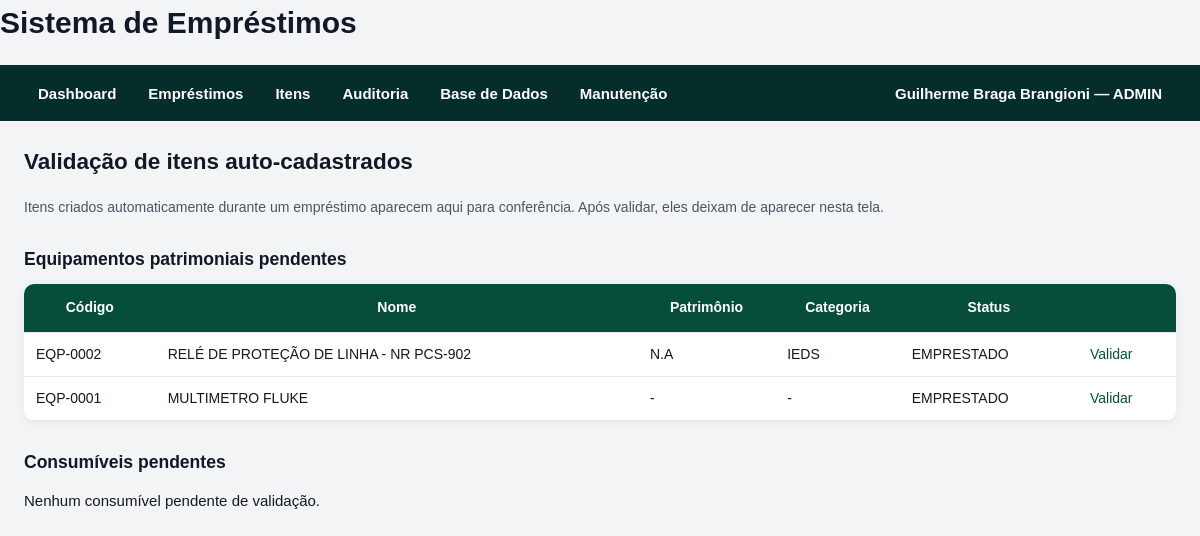
Page /validacao/ (signed in) on the earlier database version.
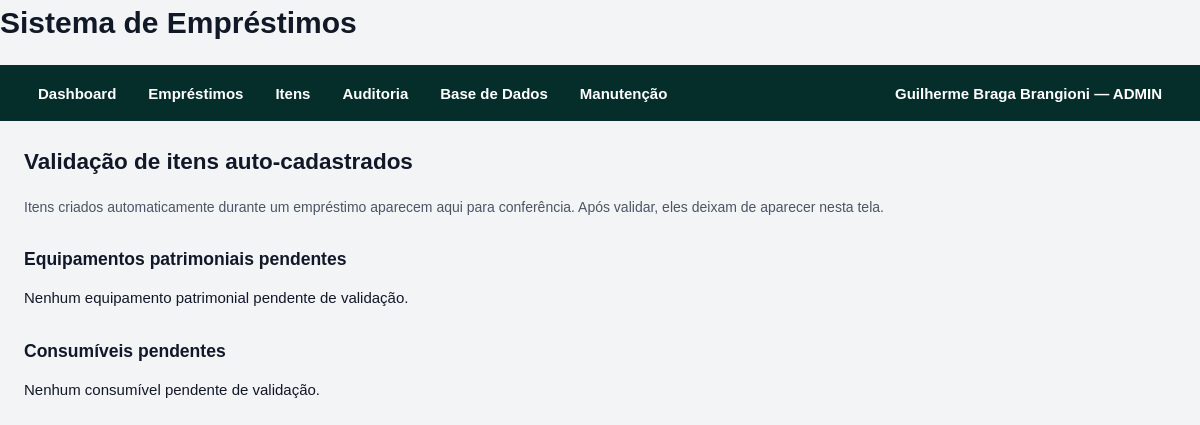
Same page on the later database version.
### models/system_user.py (models this page shows, shortened)
class SystemUser(db.Model):
    __tablename__ = "system_users"
    id = db.Column(db.Integer, primary_key=True)
    nome = db.Column(db.String(255), nullable=False)
    email = db.Column(db.String(255), nullable=False, unique=True, index=True)
    password_hash = db.Column(db.String(255), nullable=False)
    role = db.Column(db.String(50), nullable=False, default="CONSULTA")
    active = db.Column(db.Boolean, default=True)
    last_login_at = db.Column(db.DateTime)
    created_at = db.Column(db.DateTime, default=datetime.utcnow)
    updated_at = db.Column(
        db.DateTime,
        default=datetime.utcnow,
        onupdate=datetime.utcnow,
    )

### models/equipment.py (models this page shows)
class Equipment(db.Model):
    __tablename__ = "equipments"
    id = db.Column(db.Integer, primary_key=True)
    codigo_interno = db.Column(db.String(100), unique=True, index=True)
    nome = db.Column(db.String(255), nullable=False)
    nome_normalizado = db.Column(db.String(255), nullable=False, index=True)
    fabricante = db.Column(db.String(255))
    modelo = db.Column(db.String(255))
    tipo_equipamento = db.Column(db.String(255))
    patrimonio = db.Column(db.String(255), index=True)
    codigo_equipamento = db.Column(db.String(255), index=True)
    serial = db.Column(db.String(255), index=True)
    categoria = db.Column(db.String(255))
    status = db.Column(db.String(50), default="DISPONIVEL", index=True)
    status_planilha = db.Column(db.String(255))
    regional = db.Column(db.String(255))
    data_inventario = db.Column(db.DateTime)
    local_armazenagem = db.Column(db.String(255))
    subestacao_origem = db.Column(db.String(255))
    emprestado_para_planilha = db.Column(db.String(255))
    data_emprestimo_planilha = db.Column(db.DateTime)
    validado = db.Column(db.Boolean, default=False)
    observacoes = db.Column(db.Text)
    created_at = db.Column(db.DateTime, default=datetime.utcnow)
    updated_at = db.Column(
        db.DateTime,
        default=datetime.utcnow,
        onupdate=datetime.utcnow,
    )
    loan_items = db.relationship("LoanItem", back_populates="equipment")

### routes/validation_routes.py (the view)
@validation_bp.route("/")
def validation_list():
    pending_equipments = Equipment.query.filter_by(
        validado=False
    ).order_by(
        Equipment.created_at.desc()
    ).all()
    pending_consumables = Consumable.query.filter_by(
        validado=False
    ).order_by(
        Consumable.created_at.desc()
    ).all()
    return render_template(
        "validation_list.html",
        pending_equipments=pending_equipments,
        pending_consumables=pending_consumables,
    )

### services/approval_service.py (called while the page is built, shortened)
    @staticmethod
    def count_pending_for_current_user() -> int:
        current_user = AuthService.get_current_user()
        if not current_user:
            return 0
        query = (
            Loan.query
            .join(Approver, Loan.approver_id == Approver.id)
            .filter(Loan.status == LoanStatus.PENDENTE_APROVACAO.value)
        )
        if current_user.role == UserRole.ADMIN.value:
            return query.count()

### services/auth_service.py (called while the page is built)
    @staticmethod
    def count_users() -> int:
        return SystemUser.query.count()

    @staticmethod
    def get_current_user() -> SystemUser | None:
        user_id = session.get(AuthService.SESSION_USER_ID_KEY)
        if not user_id:
            return None
        user = db.session.get(SystemUser, user_id)
        if not user or not user.active:
            AuthService.logout_user()
            return None
        return user

### templates/validation_list.html
{% extends "base.html" %}
{% block content %}
<h2>Validação de itens auto-cadastrados</h2>
<p class="hint">
    Itens criados automaticamente durante um empréstimo aparecem aqui para conferência.
    Após validar, eles deixam de aparecer nesta tela.
</p>
<h3>Equipamentos patrimoniais pendentes</h3>
{% if pending_equipments %}
<table>
    <thead>
        <tr>
            <th>Código</th>
            <th>Nome</th>
            <th>Patrimônio</th>
            <th>Categoria</th>
            <th>Status</th>
            <th></th>
        </tr>
    </thead>
    <tbody>
        {% for item in pending_equipments %}
        <tr>
            <td>{{ item.codigo_interno }}</td>
            <td>{{ item.nome }}</td>
            <td>{{ item.patrimonio or "-" }}</td>
            <td>{{ item.categoria or "-" }}</td>
            <td>{{ item.status }}</td>
            <td>
                <a href="{{ url_for('validation_bp.validate_equipment', equipment_id=item.id) }}">
                    Validar
                </a>
            </td>
        </tr>
        {% endfor %}
    </tbody>
</table>
{% else %}
<p>Nenhum equipamento patrimonial pendente de validação.</p>
{% endif %}
<h3>Consumíveis pendentes</h3>
{% if pending_consumables %}
<table>
    <thead>
        <tr>
            <th>Código</th>
            <th>Nome</th>
            <th>Categoria</th>
            <th>Quantidade</th>
            <th>Limite alerta</th>
            <th></th>
        </tr>
    </thead>
    <tbody>
        {% for item in pending_consumables %}
        <tr>
            <td>{{ item.codigo_interno }}</td>
            <td>{{ item.nome }}</td>
            <td>{{ item.categoria or "-" }}</td>
            <td>{{ item.quantidade }}</td>
            <td>{{ item.limite_alerta }}</td>
            <td>
                <a href="{{ url_for('validation_bp.validate_consumable', consumable_id=item.id) }}">
                    Validar
                </a>
            </td>
        </tr>
        {% endfor %}
    </tbody>
</table>
{% else %}
<p>Nenhum consumível pendente de validação.</p>
{% endif %}
{% endblock %}

### templates/base.html (shortened to what this page needs)
<!DOCTYPE html>
<html lang="pt-BR">
<head>
    <link rel="stylesheet" href="{{ url_for('static', filename='style.css') }}">
</head>
<body>
    <header class="topbar">
        <h1>Sistema de Empréstimos</h1>
        <nav class="navbar">
            <div class="nav-left">
                <a class="nav-link" href="{{ url_for('main_bp.dashboard') }}">
                    Dashboard
                </a>
                {% if current_user %}
                    {% if current_user.role in ["ADMIN", "OPERADOR", "CONSULTA"] %}
                    <div class="nav-item dropdown">
                        <button class="nav-drop-button" type="button">
                            Empréstimos
                        </button>
                    </div>
                    {% endif %}
                    {% if current_user.role in ["ADMIN", "OPERADOR", "CONSULTA"] %}
                    <div class="nav-item dropdown">
                        <button class="nav-drop-button" type="button">
                            Itens
                        </button>
                    </div>
                    {% endif %}
                    {% if current_user.role in ["ADMIN", "OPERADOR"] %}
                    <div class="nav-item dropdown">
                        <button class="nav-drop-button" type="button">
                            Auditoria
                        </button>
                    </div>
                    {% endif %}
                    {% if current_user.role in ["ADMIN", "OPERADOR"] %}
                    <div class="nav-item dropdown">
                        <button class="nav-drop-button" type="button">
                            Base de Dados
                        </button>
                    </div>
                    {% endif %}
                    {% if current_user.role == "ADMIN" %}
                    <div class="nav-item dropdown">
                        <button class="nav-drop-button" type="button">
                            Manutenção
                        </button>
                    </div>
                    {% endif %}
                {% endif %}
            </div>
            <div class="nav-right">
                {% if current_user %}
                    <div class="nav-item dropdown user-menu">
                        <button class="nav-drop-button" type="button">
                            {{ current_user.nome }} — {{ current_user.role }}
                        </button>
                    </div>
                {% else %}
                    <a class="nav-link" href="{{ url_for('auth_bp.login') }}">
                        Entrar
                    </a>
                {% endif %}
            </div>
        </nav>
    </header>
    <main class="container">
        {% block content %}{% endblock %}
    </main>
</body>
</html>

### static/style.css (style rules this page uses)
* { box-sizing: border-box; }
body { margin: 0; padding: 0; font-family: Arial, Helvetica, sans-serif; font-size: 15px; line-height: 1.5; background: #f3f4f6; color: #111827; }
h1, h2, h3, h4 { margin-top: 0; color: #111827; }
h2 { margin-bottom: 18px; }
h3 { margin-top: 28px; margin-bottom: 12px; }
a { color: #2563eb; text-decoration: none; }
main, .container { max-width: 1400px; margin: 0 auto; padding: 24px; }
.navbar { background: #1f2937; color: white; display: flex; justify-content: space-between; align-items: center; gap: 16px; padding: 0 24px; min-height: 56px; position: relative; z-index: 1000; }
.navbar * { box-sizing: border-box; }
.nav-left, .nav-right { display: flex; align-items: center; gap: 4px; }
.nav-item { position: relative; display: flex; align-items: center; }
.nav-link, .nav-drop-button { height: 56px; display: flex; align-items: center; justify-content: center; padding: 0 14px; margin: 0; color: white; background: transparent; border: none; font-family: inherit; font-size: 15px; font-weight: 600; line-height: 1; text-decoration: none; cursor: pointer; white-space: nowrap; }
.user-menu .nav-drop-button { max-width: 380px; overflow: hidden; text-overflow: ellipsis; }
.hint { color: #4b5563; font-size: 14px; margin: 8px 0 16px; }
button, .button { display: inline-flex; align-items: center; justify-content: center; min-height: 40px; padding: 10px 14px; border: none; border-radius: 8px; background: #2563eb; color: white; font: inherit; font-weight: 600; text-decoration: none; cursor: pointer; }
:root { --primary-green: #064e3b; --primary-green-hover: #065f46; --primary-green-light: #d1fae5; --primary-green-border: #10b981; --primary-green-text: #064e3b; }
a { color: var(--primary-green); }
button, .button { background: var(--primary-green); color: white; }
.navbar { background: #052e2b; }

Differences in the rows shown:
no longer on this page (row edited): Equipment: codigo_interno "EQP-0002", nome "RELÉ DE PROTEÇÃO DE LINHA - NR PCS-902", patrimonio "N.A", categoria "IEDS", status "EMPRESTADO"
no longer on this page (row edited): Equipment: codigo_interno "EQP-0001", nome "MULTIMETRO FLUKE", patrimonio "-", categoria "-", status "EMPRESTADO"
Other differences:
text no longer shown: "Código Nome Patrimônio Categoria Status"
text now shown: "Nenhum equipamento patrimonial pendente de validação."
